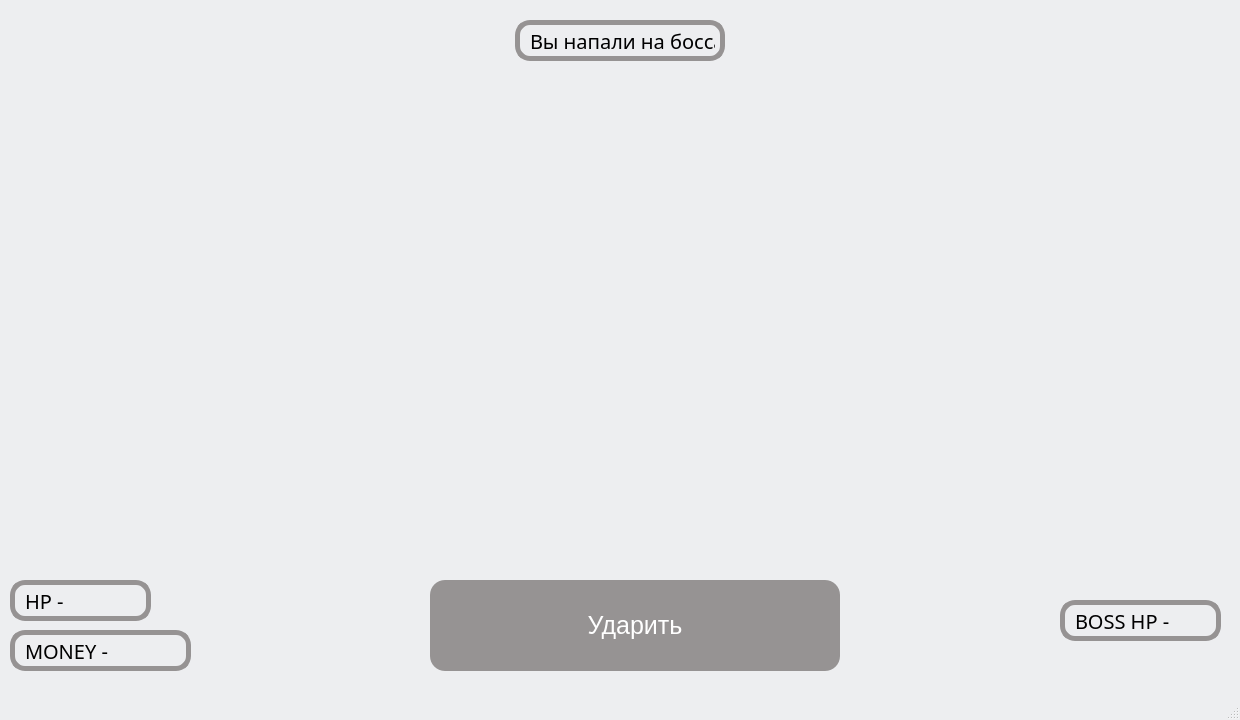
<?xml version="1.0" encoding="UTF-8"?>
<ui version="4.0">
 <class>Boss_1_HardMode</class>
 <widget class="QMainWindow" name="Boss_1_HardMode">
  <property name="geometry">
   <rect>
    <x>0</x>
    <y>0</y>
    <width>1240</width>
    <height>720</height>
   </rect>
  </property>
  <property name="windowTitle">
   <string>MainWindow</string>
  </property>
  <property name="styleSheet">
   <string notr="true">QMainWindow{
background: url(images/team.jpg) no-repeat;
background-color: #edeef0
}
</string>
  </property>
  <widget class="QWidget" name="centralwidget">
   <widget class="QLabel" name="label_boss_hp">
    <property name="geometry">
     <rect>
      <x>1060</x>
      <y>600</y>
      <width>161</width>
      <height>41</height>
     </rect>
    </property>
    <property name="styleSheet">
     <string notr="true">QLabel{
font-family: Areal;
padding: 5px;
border: 5px solid #969393;
border-radius: 15px;
font-size: 20px;
}</string>
    </property>
    <property name="text">
     <string>BOSS HP - </string>
    </property>
   </widget>
   <widget class="QPushButton" name="pushButton">
    <property name="geometry">
     <rect>
      <x>430</x>
      <y>580</y>
      <width>410</width>
      <height>91</height>
     </rect>
    </property>
    <property name="styleSheet">
     <string notr="true">QPushButton{
border-radius: 15px;
font-size: 25px;
color: white;
background-color: #969393;
}

QPushButton:hover{
background-color: #878484;
}
QPushButton:pressed{
font-size: 23px;
}</string>
    </property>
    <property name="text">
     <string>Ударить</string>
    </property>
   </widget>
   <widget class="QLabel" name="label_boss_dmg">
    <property name="geometry">
     <rect>
      <x>515</x>
      <y>20</y>
      <width>210</width>
      <height>41</height>
     </rect>
    </property>
    <property name="styleSheet">
     <string notr="true">QLabel{
font-family: Areal;
padding: 5px;
border: 5px solid #969393;
border-radius: 15px;
font-size: 20px;
}</string>
    </property>
    <property name="text">
     <string>Вы напали на босса</string>
    </property>
   </widget>
   <widget class="QLabel" name="label_money">
    <property name="geometry">
     <rect>
      <x>10</x>
      <y>630</y>
      <width>181</width>
      <height>41</height>
     </rect>
    </property>
    <property name="styleSheet">
     <string notr="true">QLabel{
font-family: Areal;
padding: 5px;
border: 5px solid #969393;
border-radius: 15px;
font-size: 20px;
}</string>
    </property>
    <property name="text">
     <string>MONEY - </string>
    </property>
   </widget>
   <widget class="QLabel" name="label_hp">
    <property name="geometry">
     <rect>
      <x>10</x>
      <y>580</y>
      <width>141</width>
      <height>41</height>
     </rect>
    </property>
    <property name="styleSheet">
     <string notr="true">QLabel{
font-family: Areal;
padding: 5px;
border: 5px solid #969393;
border-radius: 15px;
font-size: 20px;
}</string>
    </property>
    <property name="text">
     <string>HP -</string>
    </property>
   </widget>
  </widget>
  <widget class="QMenuBar" name="menubar">
   <property name="geometry">
    <rect>
     <x>0</x>
     <y>0</y>
     <width>1240</width>
     <height>21</height>
    </rect>
   </property>
  </widget>
  <widget class="QStatusBar" name="statusbar"/>
 </widget>
 <resources/>
 <connections/>
</ui>
